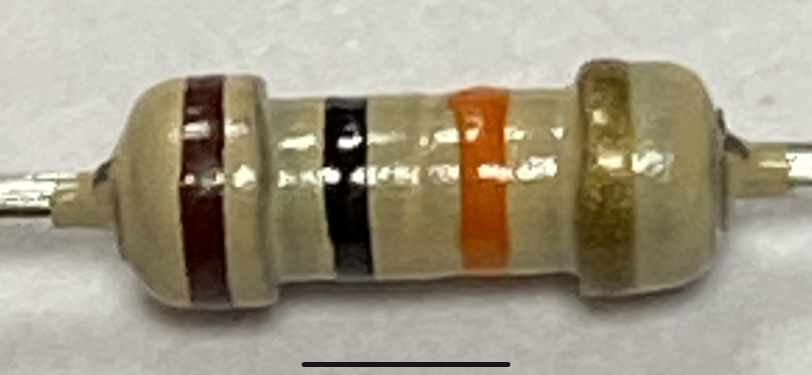
#> input picture reference/Resistor-Scanner/images/test2.PNG, 1624 x 750 px, found by its file name (shown at 1/2 size)
$ python Resistance_reader.py
#> lines starting #> are read from the running program, lines starting #| are printed output that depends on the picture; after the words box and inside, x2 and y2 are one past the last pixel; in counts of white or black regions, pixels touching at a corner belong together; long printed decimals are rounded
# import the necessary packages
import sys
sys.path.append('C:\Python36\Lib\site-packages\cv2')
import numpy as np
import cv2
import math

# load the image
first_read_image = cv2.imread("test2.PNG")
#> first_read_image is the input picture: shape (750, 1624, 3); mean B, G, R 134.6, 153.9, 162.1

#convert image from BGR to RGB
image = cv2.cvtColor(first_read_image, cv2.COLOR_BGR2RGB)


rows,columns,channels = image.shape
#> rows = 750; columns = 1624; channels = 3
#rows,columns,channels

#print the shape of image
print ('Image shape: ',image.shape)
#| Image shape:  (750, 1624, 3)


#get mean color value of the image
mean_color = cv2.mean(image)
#> mean_color = (162.1, 153.9, 134.6, 0)
#print the mean
print ('mean: ',mean_color)
#| mean:  (162.132, 153.854, 134.580, 0.0)

#make 3 new arrays with size equal to number of columns in small image
numbers_of_dark_pixels_in_each_column = [0 for i in range(columns)]
#> numbers_of_dark_pixels_in_each_column = 1624 values from 0 to 0
addition_of_row_numbers_having_dark_pixels_in_each_column = [0 for i in range(columns)]
#> addition_of_row_numbers_having_dark_pixels_in_each_column = 1624 values from 0 to 0
average_of_row_numbers_having_dark_pixels_in_each_column = [0 for i in range(columns)]
#> average_of_row_numbers_having_dark_pixels_in_each_column = 1624 values from 0 to 0

#travel row by row downwards in each column from left to right in small image
global num
for x in range(0,columns):
    num = 0
    for y in range(0,rows):
        #get pixel value in small image and assign to a new variable res
        res = image[y,x]

        #res is empty if no image loaded, then continue
        if res is None:
            continue
        #if the respecitve values stored in res are greater than half of the respective values in the mean color of the small image
        #then pass (these are the light parts of the image)
        #if not, increment num by 1 and set respective array position of avgy equal to column number as the value already stored plus y
        if res[0] > mean_color[0] * 0.5 and res[1] > mean_color[1] * 0.5 and res[2] > mean_color[2] * 0.5:
            pass
        else:
            num += 1
            addition_of_row_numbers_having_dark_pixels_in_each_column[x] += y

    #once the iteration of rows along a column is over,
    #if num is greater than 2, set value in nums at index equal to column number, as num
    #and set value in avgy at index equal to column number, as (value already there divided by num)
    if num > 2:
        numbers_of_dark_pixels_in_each_column[x] = num
        average_of_row_numbers_having_dark_pixels_in_each_column[x]=((addition_of_row_numbers_having_dark_pixels_in_each_column[x]) / num)
#> after the loop, addition_of_row_numbers_having_dark_pixels_in_each_column = 1624 values, max 180603 at index 428, min 0 at index 122, mean 49735.3; average_of_row_numbers_having_dark_pixels_in_each_column = 1624 values, max 629 at index 465, min 0 at index 120, mean 405; numbers_of_dark_pixels_in_each_column = 1624 values, max 454 at index 428, min 0 at index 120, mean 118.9


average_dark_pixels = 0
count = 0
for x in range(0, columns):
    if numbers_of_dark_pixels_in_each_column[x] > 0:#if nums(column number) is greater than 0, then do this
        average_dark_pixels += numbers_of_dark_pixels_in_each_column[x] #add the values in nums array that are greater than 0
        count += 1 #count the number of values greater than 0
#> this loop made 1624 passes
#> average_dark_pixels on passes 1 to 12: 15, 31, 47, 63, 79, 95, 111, 127, 143, 159, 175, 191
#> after the loop, average_dark_pixels = 193132; count = 1399


#gettin row and column values to extract out part of image and draw rectangle
x_min = -1
x_max = 0

if count > 0: #if there are values greater than 0 in nums array
    average_dark_pixels /= count #get the average times the num has been greater than 0 by dividing total by number of values greater than 0
#> average_dark_pixels = 138.1
    for x in range(0,columns):
        if numbers_of_dark_pixels_in_each_column[x] > average_dark_pixels + 15: #if nums(column number) is greater than ((average times the num has been greater than 0) + 15)
            if x_min < 0:#this will happen only in first iteration as minx is -1 and after that minx is updated to x
                x_min = x #set minx as respective index of nums array
            x_max = x # set maxx as respective index of nums array
#> after the loop, x_min = 362

if x_min >= 0: #if minx is greater than or equal to 0 (ie. respective index of nums array saved above is higher than 0)
    y_min = average_of_row_numbers_having_dark_pixels_in_each_column[x_min]
#> y_min = 427.4
    y_max = average_of_row_numbers_having_dark_pixels_in_each_column[x_max]
#> y_max = 358
    x_min_2 = x_min - 20
#> x_min_2 = 342

    if x_min_2 < 0:
        x_min_2 = 0
    if x_min_2 > len(average_of_row_numbers_having_dark_pixels_in_each_column) - 1:
        x_min_2 = len(average_of_row_numbers_having_dark_pixels_in_each_column) - 1

    x_max_2 = x_max + 20
#> x_max_2 = 1467
    if x_max_2 < 0:
        x_max_2 = 0
    if x_max_2 > len(average_of_row_numbers_having_dark_pixels_in_each_column) - 1:
        x_max_2 = len(average_of_row_numbers_having_dark_pixels_in_each_column) - 1

    ratio = (average_of_row_numbers_having_dark_pixels_in_each_column[x_max_2] - average_of_row_numbers_having_dark_pixels_in_each_column[x_min_2]) / ((x_max_2) - (x_min_2))
#> ratio = -0.296
    y_min = (int) (ratio * (x_min - x_min_2) + average_of_row_numbers_having_dark_pixels_in_each_column[x_min_2])
#> y_min = 617
    y_max = (int) (ratio * (x_max - x_max_2) + average_of_row_numbers_having_dark_pixels_in_each_column[x_max_2])
#> y_max = 295

    w = x_max - x_min#width of part of image to be extracted out
#> w = 1085

    if w > 10 and ratio < 0.7 and ratio > -0.7:
        x1=min(x_min,x_max)
#> x1 = 362
        x2=max(x_min,x_max)
#> x2 = 1447
        y1=min(y_min+15,y_max+15,y_max-15,y_min-15)
#> y1 = 280
        y2=max(y_min+15,y_max+15,y_max-15,y_min-15)
#> y2 = 632


        res = cv2.resize(image[y1:y2, x1:x2],(columns,50),fx=0, fy=0, interpolation = cv2.INTER_NEAREST)#cut out the colour bands part from the image
        cv2.rectangle(image, (x1,y1), (x2,y2),(0, 255, 0),2); #draw a green rectangle where the part of image was extracted on original image
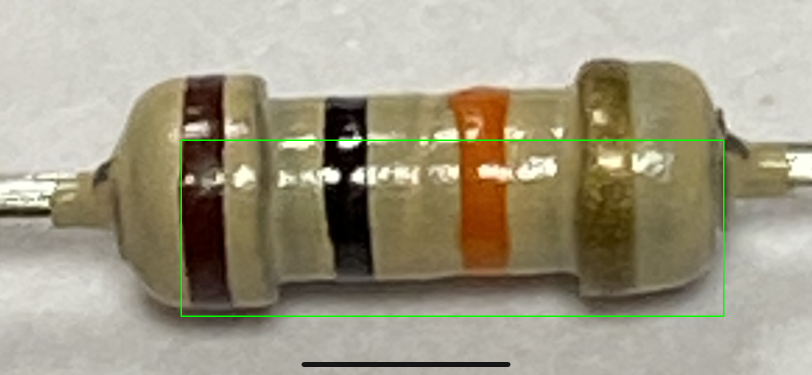
#> image: shape (750, 1624, 3) (shown at 1/2 size); mean R, G, B 161.1, 154.7, 133.8

        n = 3

        res_rows,res_columns,res_channels = res.shape
#> res_rows = 50; res_columns = 1624
        background = [0 for k in range(n)]

        for x in range(res_columns-50,res_columns):
            value = res[0, x]
            for i in range(0,3):
                background[i] += value[i] / 50.0
#> this loop made 50 passes
#> value on passes 1 to 12: [136, 128, 90], [133, 126, 88], [133, 126, 88], [130, 122, 86], [127, 119, 85], [127, 119, 85], [124, 116, 83], [122, 113, 82], [122, 113, 82], [120, 112, 81], [118, 111, 81], [118, 111, 81]
#> after the loop, background = [120, 113.4, 85.32]

        background_distances = [0 for k in range(res_columns)]

        average_distance = 0
        for x in range(0,res_columns-5):# -5 removed
            c1 = background
            c2 = res[0,x]

            background_distances[x] = (math.pow(c1[0] - c2[0], 2)
                          + math.pow(c1[1] - c2[1], 2)
                          + math.pow(c1[2] - c2[2], 2))/100
            average_distance += (background_distances[x] / res_columns)
#> this loop made 1619 passes
#> (c2, average_distance) on passes 1 to 3: ([143, 124, 90], 0.00407), ([143, 124, 90], 0.00815), ([133, 114, 81], 0.0093)
#> after the loop, average_distance = 137.5; background_distances = 1624 values, max 663.8 at index 521, min 0 at index 1619, mean 137.5


        res= cv2.fastNlMeansDenoising(res, None, 10, 7, 30)
        res = cv2.GaussianBlur(res,(15,15),0)

        res = cv2.GaussianBlur(res,(15,15),0)

        cv2.imshow('res',cv2.cvtColor(res, cv2.COLOR_BGR2RGB))


        #the brighter values of colors
        bright_codes = [(0, 0, 0),         #black
                        (156, 102, 51), #brown
                     (255, 0, 0),       #red
                     (255, 102, 0),     #orange
                     (255, 255, 0),     #yellow
                     (0, 255, 0),       #green
                     (0, 0, 255),       #blue
                     (200, 0, 255),     #violet
                     (128, 128, 128),   #gray
                     (255, 255, 255)]   #white

        #the darker values of colors
        dark_codes = [(20, 20, 20),      #black
                 (71, 53, 38),      #brown
                 (204, 0, 0),       #red
                      (255, 51, 0),     #orange
                    (255, 204, 102), #yellow
                      (30, 200, 50), #green
                 (40, 73, 86),      #blue
                 (110, 0, 51),      #violet
                 (73, 65, 62),      #gray
                 (250, 250, 250)]   #white

        color_name = ["black","brown","red","orange","yellow","green","blue","violet","gray","white"]
        #getting colors of the bands
        coldet = [0]*res_columns
        for x in range(0,res_columns):
            if background_distances[x] > average_distance :
                col = res[0, x]

                mini = 100000
                minc = -1
                for c in range(0,len(dark_codes)):
                    c2 = dark_codes[c]
                    distance = (math.pow(col[0] - c2[0], 2)
                            + math.pow(col[1] - c2[1], 2)
                            + math.pow(col[2] - c2[2], 2))
                    if distance < mini:
                        mini = distance
                        minc = c

                coldet[x] = minc
                if minc >= 0:
                    pass

            else:
                coldet[x] = -1
#> this loop made 1624 passes
#> col on passes 19, 20, 21, 60, 61, 62, 63, 64, 65, 66, 67, 68: [52, 23, 8], [52, 23, 8], [53, 24, 9], [62, 35, 24], [61, 35, 24], [61, 34, 23], [61, 34, 23], [60, 34, 23], [60, 33, 22], [60, 33, 22], [60, 33, 22], [59, 33, 22]

        print("coldet",coldet)
#> (printed output is left out)

        numconti = 0
        numcodes = 0
        sumcodes = [0]*res_columns
        result = [0 for k in range(n)]
        found = False

        for x in range(0,res_columns):
            if coldet[x] == -1 and numconti > 20:
                sumc = [0]*len(dark_codes)
                for i in range(0,numconti - 20):
                    sumc[sumcodes[i]] += 1
                print("sumc",sumc)

                maxnum = 0
                code = -1
                for i in range(0,len(dark_codes)):
                    if sumc[i] > maxnum:
                        maxnum = sumc[i]
                        code = i

                if code is not -1:
                   #display colours and colour names
                    cv2.rectangle(image, ((int)(numcodes*columns/4),rows-40), ((int)((numcodes +1 )*columns/4),rows),bright_codes[code],-1)#Original
                    cv2.putText(image, color_name[code], ((int)(numcodes * columns / 4), rows-10),cv2.FONT_HERSHEY_DUPLEX, 1.0, (0, 0, 0))
                    result[numcodes] = code
                    print("code", code)
                    numcodes += 1
                    if numcodes >= 3:
                        found = True
                        break
                numconti = 0
                sumcodes = [0]*res_columns
            elif coldet[x] >= 0:
                if numconti > 10:
                    sumcodes[numconti - 10] = coldet[x]
                if numconti == 10:
                    pass

                numconti += 1
            else:
                numconti = 0
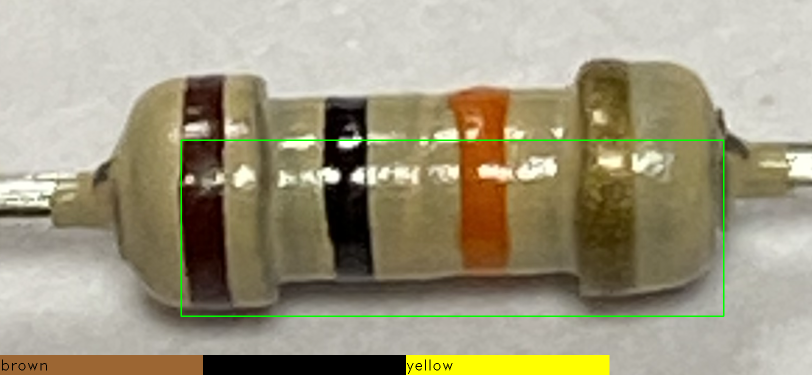
#> image: shape (750, 1624, 3) (shown at 1/2 size); 4% of pixels changed, all inside (x1, y1, x2, y2) = (0, 710, 1219, 750)


        print("result",result)
        final_result = result[0] * 10 + result[1]
        final_result *= math.pow(10, result[2])
        resistance = final_result
        unit = " Ohm"
        if resistance >= 1000.0:
            resistance /= 1000
            unit = "k Ohm"
        if resistance >= 1000000.0:
            resistance /= 1000000
            unit = "m Ohm"

        answer = f'{resistance:.1f}' + unit
        cv2.putText(image, answer, (50, 50),cv2.FONT_HERSHEY_DUPLEX, 1.0, (0, 0, 0))
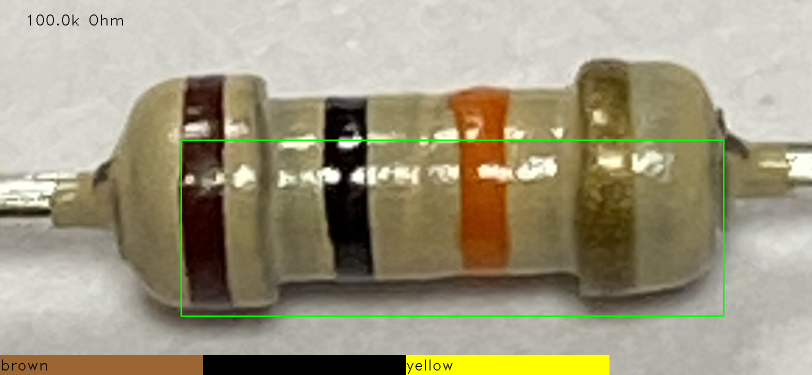
#> image: shape (750, 1624, 3) (shown at 1/2 size); 0.06% of pixels changed, all inside (x1, y1, x2, y2) = (56, 29, 246, 51)

        print("Resistance : ",answer)


    final = cv2.cvtColor(image, cv2.COLOR_BGR2RGB)
    cv2.imshow("Final Output", final)

$ run again, with reference/Resistor-Scanner/images/flipped.jpg saved as reference/Resistor-Scanner/images/test2.PNG
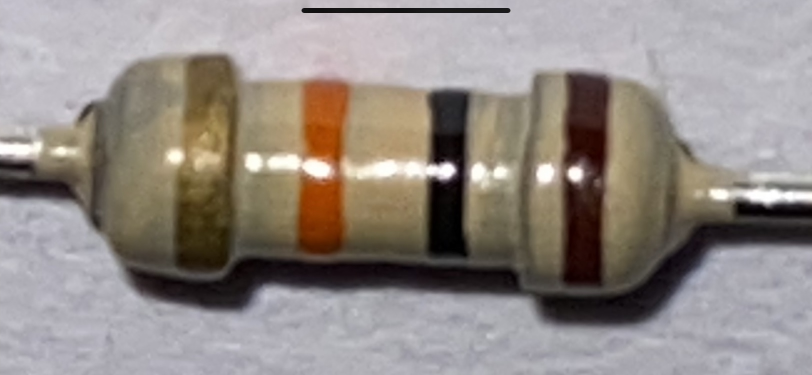
#> input picture reference/Resistor-Scanner/images/flipped.jpg, 1624 x 750 px, found by its file name (shown at 1/2 size)
#> first_read_image is the input picture: shape (750, 1624, 3); mean B, G, R 133.7, 138.7, 146.7
#| Image shape:  (750, 1624, 3)
#> mean_color = (146.7, 138.7, 133.7, 0)
#| mean:  (146.655, 138.668, 133.650, 0.0)
#> after the loop `for x in range(0,columns):`: addition_of_row_numbers_having_dark_pixels_in_each_column = 1624 values, max 197538 at index 1203, min 0 at index 160, mean 68974.3; average_of_row_numbers_having_dark_pixels_in_each_column = 1624 values, max 602.1 at index 1220, min 0 at index 159, mean 453.3; numbers_of_dark_pixels_in_each_column = 1624 values, max 492 at index 1203, min 0 at index 159, mean 158.1
#> the loop `for x in range(0, columns):` made 1624 passes
#> average_dark_pixels on passes 1 to 8: 61, 122, 184, 246, 311, 376, 440, 504
#> after the loop `for x in range(0, columns):`: average_dark_pixels = 256700; count = 1612
#> `average_dark_pixels /= count`: average_dark_pixels = 159.2
#> after the loop `for x in range(0,columns):`: x_min = 193
#> `y_min = average_of_row_numbers_having_dark_pixels_in_each_column[x_min]`: y_min = 351.7
#> `y_max = average_of_row_numbers_having_dark_pixels_in_each_column[x_max]`: y_max = 472.9
#> x_min_2 = 173
#> ratio = 0.216
#> `y_min = (int) (ratio * (x_min - x_min_2) + average_of_row_numbers_havi..`: y_min = 226
#> `y_max = (int) (ratio * (x_max - x_max_2) + average_of_row_numbers_havi..`: y_max = 476
#> w = 1156
#> x1 = 193
#> x2 = 1349
#> y1 = 211
#> y2 = 491
#> the loop `for x in range(res_columns-50,res_columns):` made 50 passes
#> value on passes 1 to 8: [122, 116, 104], [124, 118, 106], [124, 118, 106], [126, 120, 108], [127, 121, 109], [127, 121, 109], [128, 122, 110], [130, 123, 113]
#> after the loop `for x in range(res_columns-50,res_columns):`: background = [155.7, 151.9, 148.2]
#> the loop `for x in range(0,res_columns-5):# -5 removed` made 1619 passes
#> (c2, average_distance) on passes 1 to 3: ([98, 93, 89], 0.0635), ([98, 93, 89], 0.127), ([100, 95, 91], 0.186)
#> after the loop `for x in range(0,res_columns-5):# -5 removed`: average_distance = 88.26; background_distances = 1624 values, max 476.2 at index 1034, min 0 at index 1619, mean 88.26
#> the loop `for x in range(0,res_columns):` made 1624 passes
#> col on passes 1, 2, 3, 4, 5, 6, 63, 64: [92, 85, 74], [92, 85, 74], [92, 85, 74], [92, 85, 74], [92, 85, 74], [92, 85, 74], [109, 105, 92], [109, 105, 92]
#> after the loop `for x in range(0,res_columns):`: coldet = 1624 values, max 8 at index 0, min -1 at index 6, mean 0.578
#> (printed output is left out)
#> after the loop `for x in range(0,res_columns):`:
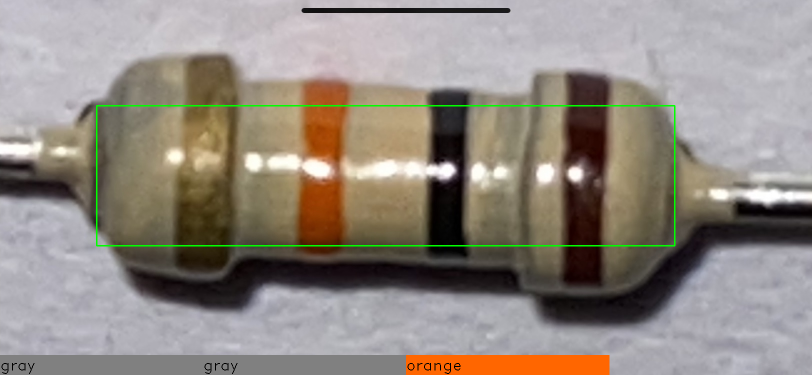
#> image: shape (750, 1624, 3) (shown at 1/2 size); mean R, G, B 145.6, 137.6, 129.2
#> `cv2.putText(image, answer, (50, 50),cv2.FONT_HERSHEY_DUPLEX, 1.0, (0, ..`:
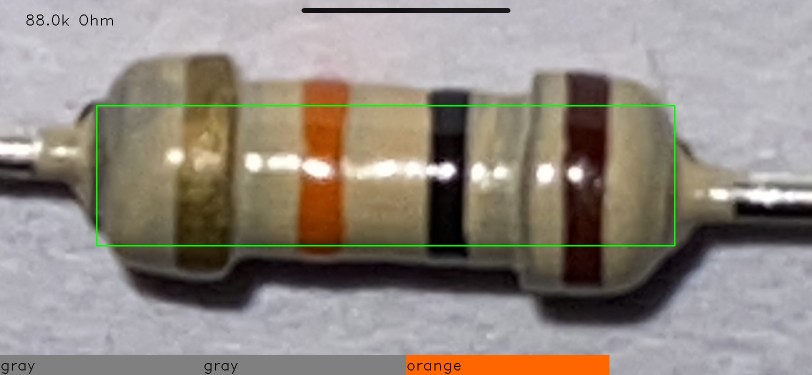
#> image: shape (750, 1624, 3) (shown at 1/2 size); 0.06% of pixels changed, all inside (x1, y1, x2, y2) = (53, 29, 226, 51)
